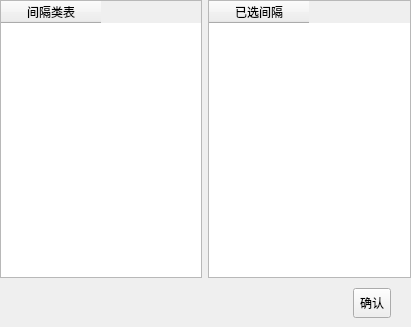
<?xml version="1.0" encoding="UTF-8"?>
<ui version="4.0">
 <class>FilterBay</class>
 <widget class="QDialog" name="FilterBay">
  <property name="geometry">
   <rect>
    <x>0</x>
    <y>0</y>
    <width>411</width>
    <height>327</height>
   </rect>
  </property>
  <property name="windowTitle">
   <string>Dialog</string>
  </property>
  <layout class="QGridLayout" name="gridLayout" rowstretch="10,1">
   <property name="leftMargin">
    <number>0</number>
   </property>
   <property name="topMargin">
    <number>0</number>
   </property>
   <property name="rightMargin">
    <number>0</number>
   </property>
   <property name="bottomMargin">
    <number>0</number>
   </property>
   <item row="0" column="0">
    <layout class="QHBoxLayout" name="horizontalLayout_2">
     <item>
      <widget class="QTableWidget" name="tableWidget_ListBay">
       <attribute name="verticalHeaderVisible">
        <bool>false</bool>
       </attribute>
       <column>
        <property name="text">
         <string>间隔类表</string>
        </property>
       </column>
      </widget>
     </item>
     <item>
      <widget class="QTableWidget" name="tableWidget_SelectBay">
       <attribute name="verticalHeaderVisible">
        <bool>false</bool>
       </attribute>
       <column>
        <property name="text">
         <string>已选间隔</string>
        </property>
       </column>
      </widget>
     </item>
    </layout>
   </item>
   <item row="1" column="0">
    <layout class="QHBoxLayout" name="horizontalLayout" stretch="1,0">
     <property name="rightMargin">
      <number>20</number>
     </property>
     <property name="bottomMargin">
      <number>5</number>
     </property>
     <item>
      <spacer name="horizontalSpacer_2">
       <property name="orientation">
        <enum>Qt::Horizontal</enum>
       </property>
       <property name="sizeHint" stdset="0">
        <size>
         <width>494</width>
         <height>38</height>
        </size>
       </property>
      </spacer>
     </item>
     <item>
      <widget class="QToolButton" name="btnconfirm">
       <property name="sizePolicy">
        <sizepolicy hsizetype="Expanding" vsizetype="Expanding">
         <horstretch>0</horstretch>
         <verstretch>0</verstretch>
        </sizepolicy>
       </property>
       <property name="maximumSize">
        <size>
         <width>60</width>
         <height>30</height>
        </size>
       </property>
       <property name="text">
        <string>确认</string>
       </property>
      </widget>
     </item>
    </layout>
   </item>
  </layout>
 </widget>
 <resources/>
 <connections/>
</ui>
